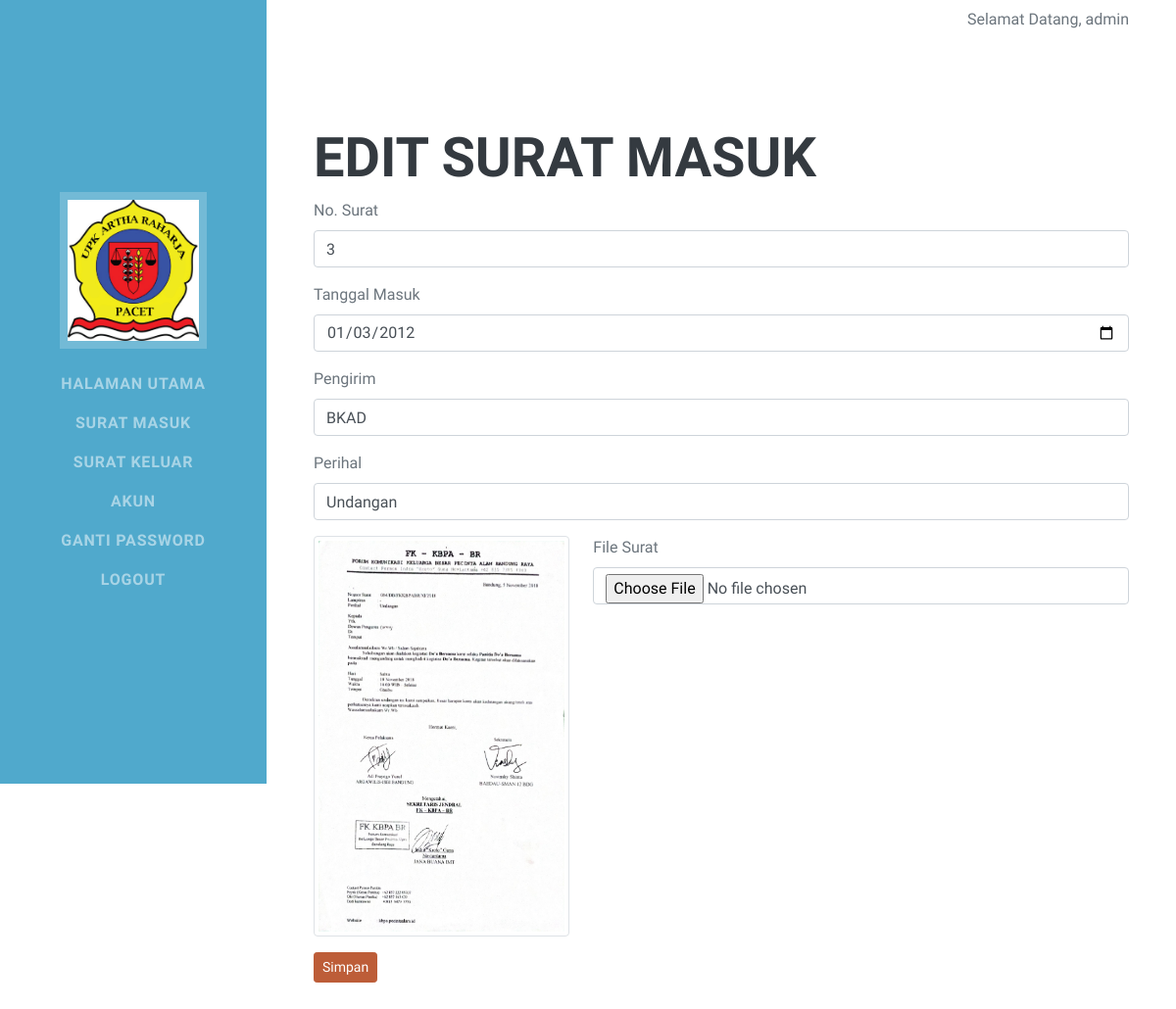
The app's page /surat_masuk/edit.php?id=19 (signed in) with its own data.
### tables this page shows
CREATE TABLE `akun` (
  `id` int(4) NOT NULL,
  `nama` varchar(30) NOT NULL,
  `user_name` varchar(10) NOT NULL,
  `password` varchar(256) NOT NULL,
  `jabatan` varchar(15) NOT NULL,
  `akses` int(1) NOT NULL
);

CREATE TABLE `surat_masuk` (
  `id` int(4) NOT NULL,
  `nomor_surat` varchar(20) NOT NULL,
  `tanggal_masuk` date NOT NULL,
  `pengirim` varchar(30) NOT NULL,
  `perihal` varchar(20) NOT NULL,
  `file_surat` blob NOT NULL
);

### surat_masuk/edit.php (the view, shortened to what this page needs)
<?php
	require '../koneksi.php';
	require '../header.php';
	$id=$_GET['id'];
	$sql_read="SELECT * FROM surat_masuk WHERE id='$id'";
	$query_read=mysqli_query($koneksi, $sql_read);
	$row=mysqli_fetch_assoc($query_read);
 ?>
	<div class="container-fluid p-0">
	    <section class="resume-section mt-3">
	        <div class="resume-section-content">
	        	<h2>Edit Surat Masuk</h2>
			 	<form action="" method="post" enctype="multipart/form-data">
			 		<div class="form-group">
						<label>No. Surat</label>
						<input type="text" name="nomor_surat" class="form-control" value="<?php echo $row['nomor_surat'] ?>">
			 		</div>
			 		<div class="form-group">
						<label>Tanggal Masuk</label>
						<input type="date" name="tanggal_masuk" class="form-control" value="<?php echo $row['tanggal_masuk'] ?>">
			 		</div>
			 		<div class="form-group">
						<label>Pengirim</label>
						<input type="text" name="pengirim" class="form-control" value="<?php echo $row['pengirim'] ?>">
			 		</div>
			 		<div class="form-group">
						<label>Perihal</label>
						<input type="text" name="perihal" class="form-control" value="<?php echo $row['perihal'] ?>">
			 		</div>
			 		<div class="row mb-3">
			 			<div class="col-md-4">
							<a href="#"><img src="img/<?php echo $row['file_surat']; ?>" class="img-thumbnail" data-toggle="modal" data-target="#exampleModal"></a>
			 			</div>
			 			<div class="col-md-8">
					 		<div class="form-group">
								<label>File Surat</label>
								<input type="file" name="file_surat" class="form-control">
					 		</div>
			 			</div>
			 		</div>
					<button type="submit" name="submit" class="btn btn-primary btn-sm">Simpan</button>
				</form>
		     </div>
	    </section>
	</div>
<?php require '../footer.php'; ?>

### header.php (shortened to what this page needs)
<?php
    require 'koneksi.php';
    $base_url="http://localhost/upk/";
    $id=$_SESSION['user']['id'];
    $query=mysqli_query($koneksi, "SELECT * FROM akun WHERE id = $id");
    $row=mysqli_fetch_assoc($query);
 ?>
<!DOCTYPE html>
<html lang="en">
    <head>
        <link href="<?php echo $base_url; ?>assets/css/styles.css" rel="stylesheet" />
    </head>
    <body id="page-top">
        <nav class="navbar navbar-expand-lg navbar-dark bg-primary fixed-top" id="sideNav">
            <a class="navbar-brand js-scroll-trigger" href="<?php  echo $base_url; ?>index.php">
                <span class="d-none d-lg-block"><img class="img-fluid img-profile mx-auto mb-2" src="<?php echo $base_url; ?>assets/img/profile.jpg" alt="" /></span>
            </a>
            <div class="collapse navbar-collapse" id="navbarSupportedContent">
                <ul class="navbar-nav">
                    <li class="nav-item"><a class="nav-link js-scroll-trigger" href="<?php echo $base_url; ?>index.php">Halaman Utama</a></li>
                    <li class="nav-item"><a class="nav-link js-scroll-trigger" href="<?php echo $base_url; ?>surat_masuk">Surat Masuk</a></li>
                    <li class="nav-item"><a class="nav-link js-scroll-trigger" href="<?php echo $base_url; ?>surat_keluar">Surat Keluar</a></li>
                    <?php if($_SESSION['user']['akses'] == 2) : ?>
                        <li class="nav-item"><a class="nav-link js-scroll-trigger" href="<?php echo $base_url; ?>akun">Akun</a></li>
                    <?php endif; ?>
                    <li class="nav-item"><a class="nav-link js-scroll-trigger" href="<?php echo $base_url; ?>ganti_password.php">Ganti Password</a></li>
                    <li class="nav-item"><a class="nav-link js-scroll-trigger" href="<?php echo $base_url; ?>logout.php">Logout</a></li>
                </ul>
            </div>
        </nav>
    <div align="right" class="mt-2 mr-5">
        <p>Selamat Datang, <?php echo $row['nama']; ?></p>
    </div>

### records on screen
akun: nama "admin"
surat_masuk: nomor_surat "3", tanggal_masuk "01/03/2012", pengirim "BKAD", perihal "Undangan", file_surat (picture)
